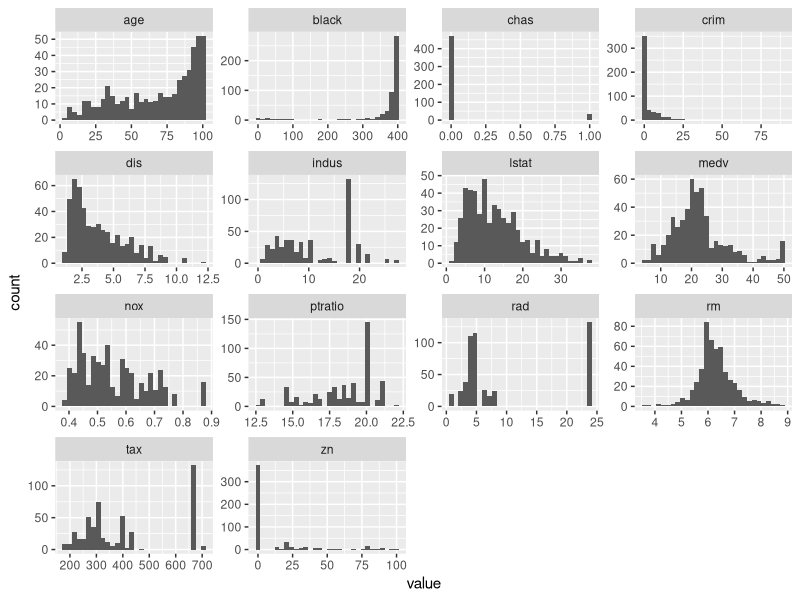
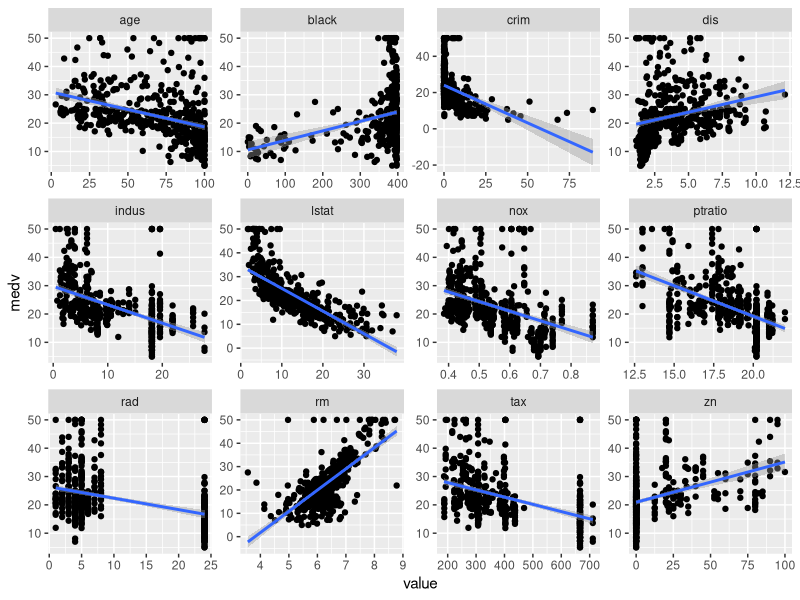
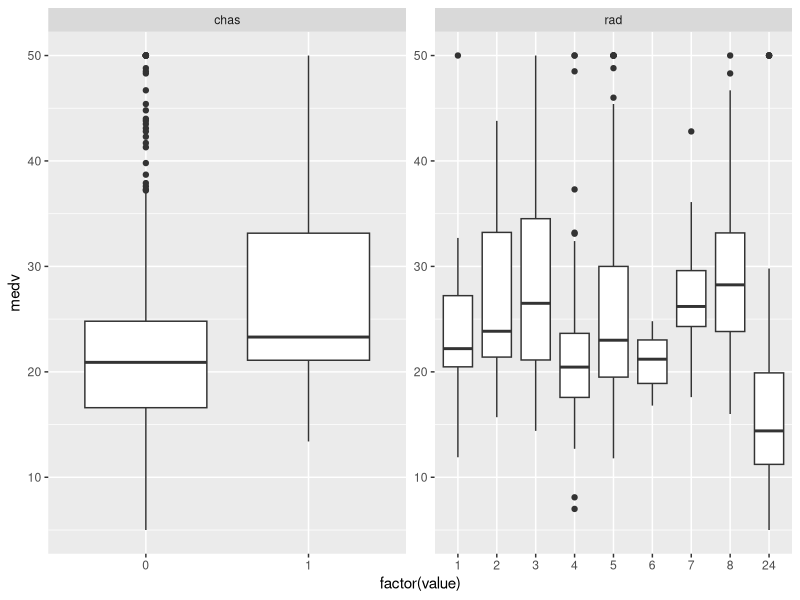
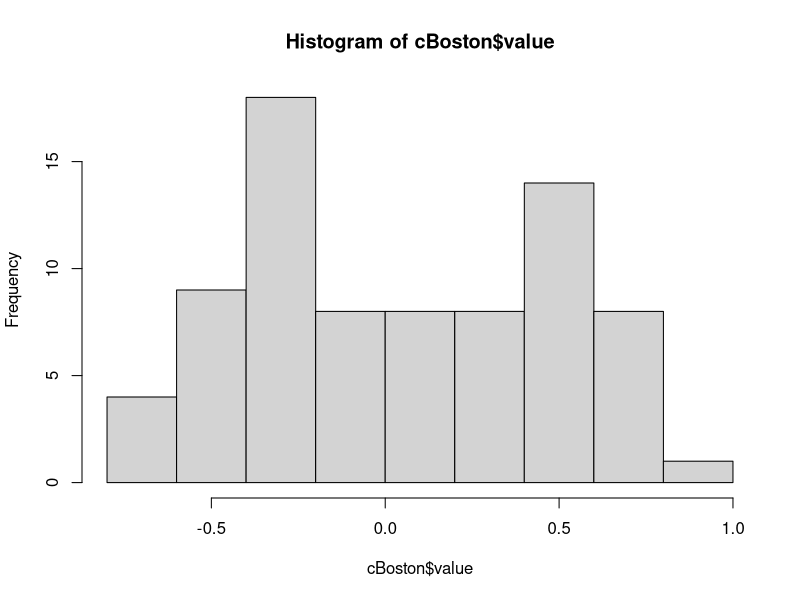
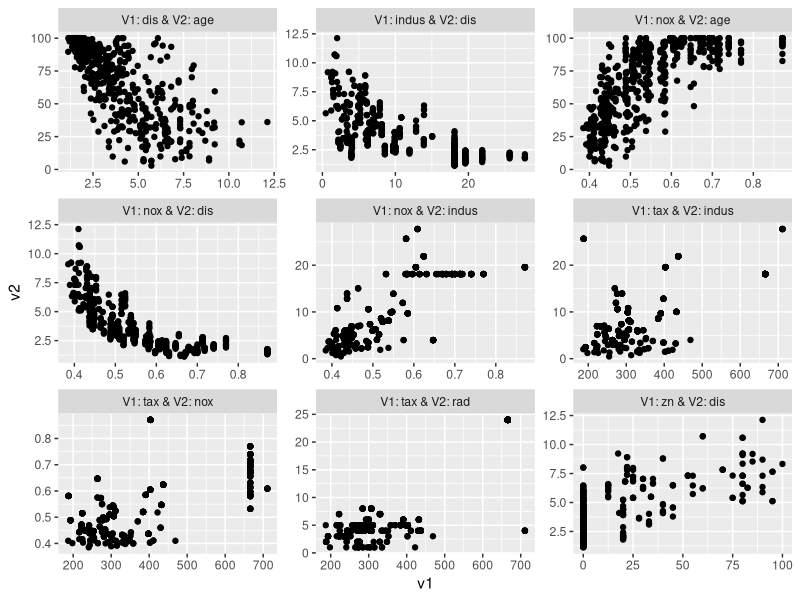

The R script that drew these images, in order:
## ---- chunk 1
library(MASS)
library(ggplot2)
library(dplyr)
library(tidyr)
summary(Boston)
## ---- chunk 2
dim(Boston)
## ---- chunk 3
sum(is.na(Boston))
## ---- chunk 4
lBoston <- Boston %>% pivot_longer(everything())
ggplot(lBoston, aes(x = value)) +
  facet_wrap(. ~ name, scales = 'free') +
  geom_histogram()
## ---- chunk 5
l2Boston <- Boston %>% pivot_longer(crim:lstat) %>% filter(name != 'chas')
ggplot(l2Boston, aes(x = value, y = medv)) +
  facet_wrap(. ~ name, scales = 'free') +
  geom_point() +
  geom_smooth(method='lm')
## ---- chunk 6
l3Boston <- Boston %>% pivot_longer(crim:lstat) %>% filter(name %in% c('chas', 'rad'))
ggplot(l3Boston, aes(x = factor(value), y = medv)) +
  facet_wrap(. ~ name, scales = 'free') +
  geom_boxplot()
## ---- chunk 7
cBoston <- data.frame(round(cor(Boston), 2))
cBoston <- cBoston[row.names(cBoston) != 'medv', names(cBoston) != 'medv']
cBoston$metric1 <- row.names(cBoston)
cBoston <- cBoston %>% pivot_longer(crim:lstat)

cBoston <- cBoston %>% 
  filter(metric1 > name) %>%
  arrange(-abs(value))
cBoston$cor_rank <- 1:nrow(cBoston)

hist(cBoston$value)

#ggplot(cBoston, aes(x = metric1, y = name, fill = value)) +
#  geom_tile() +
#  scale_fill_gradient(low = 'blue', high = 'red')
## ---- chunk 8
all_dat <- NULL
cBoston
par(mfrow=c(3,3))
i <- 1
for (i in 1:9){
  var1 <- cBoston$metric1[i]
  var2 <- cBoston$name[i]
  corr <- cBoston$value[i]
  all_dat <- rbind(all_dat, 
  data.frame(v1 = Boston[, var1], v2 = Boston[, var2], 
             corr = corr, 
             lab = paste0('V1: ', var1, ' & V2: ', var2),
             stringsAsFactors = FALSE))
}
print(all_dat)
ggplot(all_dat, aes(x = v1, y = v2))+
  facet_wrap(. ~ lab, scale = 'free') + 
  geom_point()
## ---- chunk 9
mod <- lm(medv ~ lstat + crim + zn + indus + chas + nox + rm + age + dis + rad + tax + ptratio + black, data = Boston)
summary(mod)
mod1 <- update(mod, . ~ . - indus)
summary(mod1)
mod2 <- update(mod1, . ~ . - age)
summary(mod2)
names(mod2$coefficients)
## ---- chunk 10
coef_names <- names(mod2$coefficients)
ct <-  # ct is short for coefficient tracker
data.frame(
  name = c(coef_names, 'adjR2', 'Fstat') ,
  m00 = round(c(mod$coefficients[coef_names],
                summary(mod)$adj.r.squared,
                summary(mod)$fstatistic[1]),
              3)
)

get_mod_stats <- function(mod_var){
  mod_coef <- mod_var$coefficients[coef_names]
  mod_coef_norm <- mod_coef / ct$m00[ct$name %in% coef_names]
  round(c(mod_coef_norm,
          summary(mod_var)$adj.r.squared,
          summary(mod_var)$fstatistic[1]),
        3)
}

ct$m01 <- get_mod_stats(mod1) 
ct$m02 <- get_mod_stats(mod2)

row.names(ct) <- NULL
print(ct)
## ---- chunk 11
print(summary(mod2))
## ---- chunk 12
confint(mod2)
## ---- chunk 13
knitr::kable(ct)
